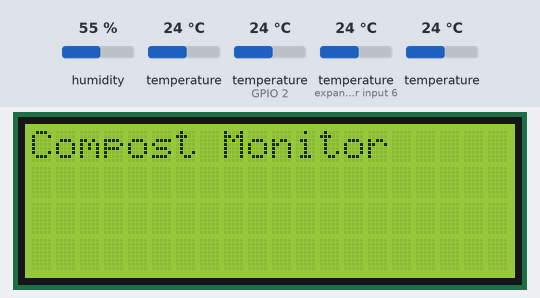
A sketch run on a simulated ESP8266 (NodeMCU). Shown: 20×4 character LCD. The inputs (shaded band) are chosen by the test bench; at power-on: humidity 55 %, temperature 24 °C, temperature (sensors on GPIO 2, expander input 6) 24 °C. WiFi joins after 1.5 s; servers stay silent unless stated; what the sketch prints to the serial monitor is not drawn.

Above: at 0.1 s.
At 23.5 s:
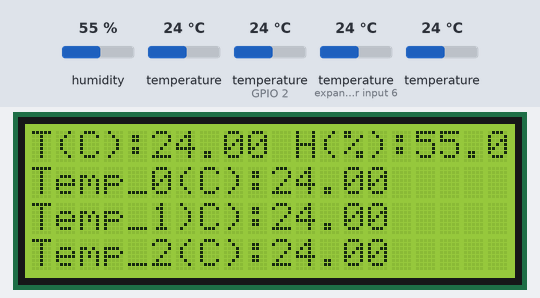

The sketch:

Compost_monitor_with_dsb__dht_lcd.ino
```cpp
/*This code explains the Compost Monitoring and to measure the temperature during
  Decompostioon of food waste under three different conditions
  Uses DS18b20 sensor to measure food waste temperatures and
  DHT22 to measure temperature outside the bin.
  LCD displays the values on screen
*/
//Libraries
#include <ESP8266WiFi.h>          //https://github.com/esp8266/Arduino

//needed for library
#include <DNSServer.h>
#include <ESP8266WebServer.h>
#include <WiFiManager.h>
#include <DHT.h>
#include <Wire.h>
#include <LiquidCrystal_I2C.h>
#include <OneWire.h>
#include <DallasTemperature.h>
//Address
LiquidCrystal_I2C lcd(0x3F, 20, 4);

const char* server = "52.66.114.79";
String apiKey = "UNY9HLZSMGEUGOK4";//Channel 8, Compost monitor

//const char WEBSITE[] = "api.pushingbox.com"; //pushingbox API server
//const String devid = "vF2991BD53E2C4B1"; //device ID from Pushingbox

//DHT, DSB
DHT dht (0, DHT22); // DHT22 on nodemcu pin D3
#define ONE_WIRE_BUS 2 // DS18B20 on NodeMCU pin D4
OneWire oneWire(ONE_WIRE_BUS);
DallasTemperature DS18B20(&oneWire);
//DSB Variables declaration
float temp_0;
float temp_1;
float temp_2;
//DHT22 variables declaration
float humidity;
float temperature;

WiFiClient client;

void setup()
{

  Serial.begin(115200);
  DS18B20.begin();
  dht.begin();
  Serial.println("Testing DSB and DHT Sensor data");
  lcd.init();                      // initialize the lcd
  lcd.backlight();
  lcd.print("Compost Monitor");
  //WiFiManager
  //Local intialization. Once its business is done, there is no need to keep it around
  WiFiManager wifiManager;
  wifiManager.setTimeout(60);

  if (!wifiManager.autoConnect("SetupWifionCompost")) {
    Serial.println("failed to connect and hit timeout");
    delay(3000);
    //reset and try again, or maybe put it to deep sleep
    ESP.reset();
    delay(5000);
  }
  //if you get here you have connected to the WiFi
  Serial.println("connected...yeey :)");
  lcd.clear();
}

void loop() {
  delay(20000);
  dsb(); //Function to call DSB values
  ht();  //function to call DHT values
  showonlcd();
  senddata();
  //pushbox();
}
void dsb() {

  DS18B20.requestTemperatures();
  temp_0 = DS18B20.getTempCByIndex(0); // Sensor 0 will capture Temp in Celcius for Bin 0
  temp_1 = DS18B20.getTempCByIndex(1); // Sensor 1 will capture Temp in Celcius for Bin 1
  temp_2 = DS18B20.getTempCByIndex(2); // Sensor 1 will capture Temp in Celcius for Bin 2
  Serial.print("DSB Data");
  Serial.println("Temp_0: ");
  Serial.print(temp_0);
  Serial.println("Temp_1: ");
  Serial.print(temp_1);

  Serial.println("Temp_2:");
  Serial.print(temp_2);
  //delay(1000);
}

void ht() {
  //delay(2000);
  humidity = dht.readHumidity();
  temperature = dht.readTemperature();
  Serial.println("DHT22 Data");
  Serial.println("\n Humidity =");
  Serial.print(humidity);
  Serial.print("% \n");
  Serial.println("Temperature =");
  Serial.print(temperature);
  Serial.print(" *C");
}
void showonlcd() {
  delay(1000);
  lcd.setCursor(0, 0);
  lcd.print("T(C):");
  lcd.print(temperature);
  //lcd.setCursor(0, 8);
  lcd.print(" H(%):");
  lcd.print(humidity);
  lcd.setCursor(0, 1);
  lcd.print("Temp_0(C):");
  lcd.print(temp_0);
  lcd.setCursor(0, 2);
  lcd.print("Temp_1)C):");
  lcd.print(temp_1);
  lcd.setCursor(0, 3);
  lcd.print("Temp_2(C):");
  lcd.print(temp_2);
}

void senddata() {
  if (client.connect(server, 3000)) { // "184.106.153.149" or api.thingspeak.com
    String postStr = apiKey;
    postStr += "&field1=";
    postStr += String(temp_0);
    postStr += "&field2=";
    postStr += String(temp_1);
    postStr += "&field3=";
    postStr += String(temp_2);
    postStr += "&field4=";
    postStr += String(temperature);
    postStr += "&field5=";
    postStr += String(humidity);
    postStr += "\r\n\r\n";

    client.print("POST /update HTTP/1.1\n");
    //client.print("Host: api.thingspeak.com\n");
    client.print("Host: http://52.66.114.79:3000/update\n");
    client.print("Connection: close\n");
    client.print("X-THINGSPEAKAPIKEY: " + apiKey + "\n");
    client.print("Content-Type: application/x-www-form-urlencoded\n");
    client.print("Content-Length: ");
    client.print(postStr.length());
    client.print("\n\n");
    client.print(postStr);
    delay(3000);
  }
  client.stop();
}
/*void pushbox() {
  if (client.connect(WEBSITE, 80))
  {
    client.print("GET /pushingbox?devid=" + devid
                 + "&tag=" + (String) tag
                 + "&value=" + (String) value
                 + "&dhttemp=" + (String) temperature
                 + "&dhthum=" + (String) humidity
                 + "&box1t="  + (String) temp_0
                 + "&box2t="  + (String) temp_1
                 + "&box3t="  + (String) temp_2
                );

    client.println(" HTTP/1.1");
    client.print("Host: ");
    client.println(WEBSITE);
    client.println("User-Agent: ESP8266/1.0");
    client.println("Connection: close");
    client.println();
  }
}*/
```
